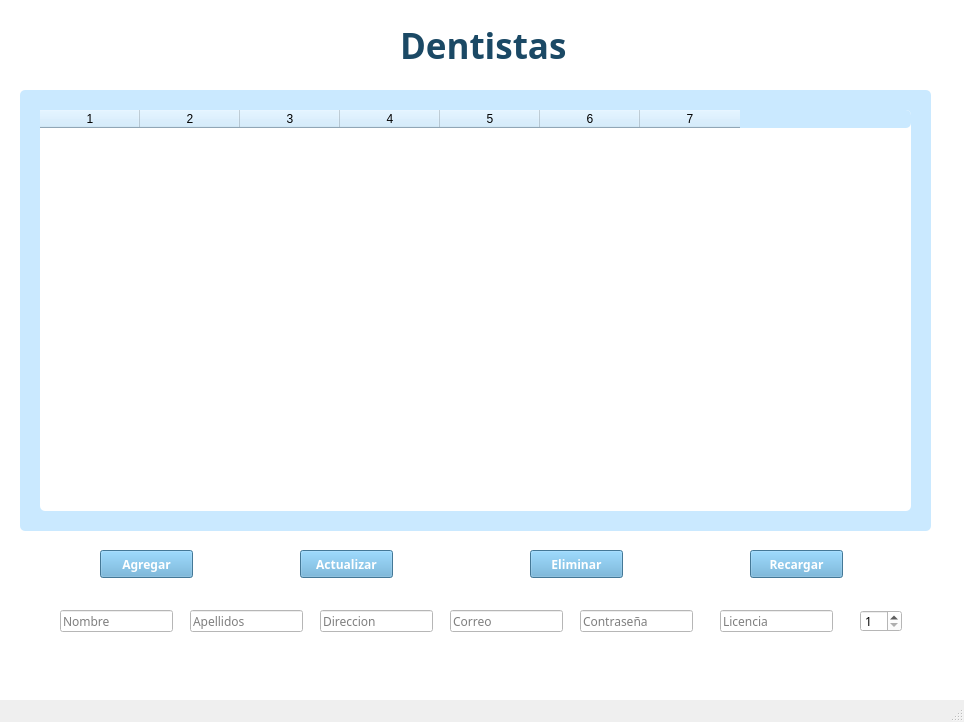
<?xml version="1.0" encoding="UTF-8"?>
<ui version="4.0">
 <class>MainWindow</class>
 <widget class="QMainWindow" name="MainWindow">
  <property name="geometry">
   <rect>
    <x>0</x>
    <y>0</y>
    <width>964</width>
    <height>722</height>
   </rect>
  </property>
  <property name="font">
   <font>
    <family>Century Gothic</family>
   </font>
  </property>
  <property name="windowTitle">
   <string>Gestion de Dentistas</string>
  </property>
  <property name="autoFillBackground">
   <bool>true</bool>
  </property>
  <property name="tabShape">
   <enum>QTabWidget::Rounded</enum>
  </property>
  <widget class="QWidget" name="centralwidget">
   <property name="styleSheet">
    <string notr="true">background-color: white;</string>
   </property>
   <widget class="QFrame" name="frame_table">
    <property name="geometry">
     <rect>
      <x>20</x>
      <y>90</y>
      <width>911</width>
      <height>441</height>
     </rect>
    </property>
    <property name="styleSheet">
     <string notr="true">background-color: #CAE9FF; border-radius: 5px;</string>
    </property>
    <property name="frameShape">
     <enum>QFrame::StyledPanel</enum>
    </property>
    <property name="frameShadow">
     <enum>QFrame::Raised</enum>
    </property>
    <widget class="QTableWidget" name="tableWidget">
     <property name="geometry">
      <rect>
       <x>20</x>
       <y>20</y>
       <width>871</width>
       <height>401</height>
      </rect>
     </property>
     <property name="palette">
      <palette>
       <active>
        <colorrole role="Button">
         <brush brushstyle="SolidPattern">
          <color alpha="255">
           <red>255</red>
           <green>255</green>
           <blue>255</blue>
          </color>
         </brush>
        </colorrole>
        <colorrole role="Base">
         <brush brushstyle="SolidPattern">
          <color alpha="255">
           <red>255</red>
           <green>255</green>
           <blue>255</blue>
          </color>
         </brush>
        </colorrole>
        <colorrole role="Window">
         <brush brushstyle="SolidPattern">
          <color alpha="255">
           <red>255</red>
           <green>255</green>
           <blue>255</blue>
          </color>
         </brush>
        </colorrole>
       </active>
       <inactive>
        <colorrole role="Button">
         <brush brushstyle="SolidPattern">
          <color alpha="255">
           <red>255</red>
           <green>255</green>
           <blue>255</blue>
          </color>
         </brush>
        </colorrole>
        <colorrole role="Base">
         <brush brushstyle="SolidPattern">
          <color alpha="255">
           <red>255</red>
           <green>255</green>
           <blue>255</blue>
          </color>
         </brush>
        </colorrole>
        <colorrole role="Window">
         <brush brushstyle="SolidPattern">
          <color alpha="255">
           <red>255</red>
           <green>255</green>
           <blue>255</blue>
          </color>
         </brush>
        </colorrole>
       </inactive>
       <disabled>
        <colorrole role="Button">
         <brush brushstyle="SolidPattern">
          <color alpha="255">
           <red>255</red>
           <green>255</green>
           <blue>255</blue>
          </color>
         </brush>
        </colorrole>
        <colorrole role="Base">
         <brush brushstyle="SolidPattern">
          <color alpha="255">
           <red>255</red>
           <green>255</green>
           <blue>255</blue>
          </color>
         </brush>
        </colorrole>
        <colorrole role="Window">
         <brush brushstyle="SolidPattern">
          <color alpha="255">
           <red>255</red>
           <green>255</green>
           <blue>255</blue>
          </color>
         </brush>
        </colorrole>
       </disabled>
      </palette>
     </property>
     <property name="font">
      <font>
       <family>Century Gothic</family>
       <pointsize>9</pointsize>
      </font>
     </property>
     <property name="styleSheet">
      <string notr="true">
       QTableWidget {
           background-color: white;
           border: none;
       }
      </string>
     </property>
     <property name="columnCount">
      <number>7</number>
     </property>
     <column/>
     <column/>
     <column/>
     <column/>
     <column/>
     <column/>
     <column/>
    </widget>
   </widget>
   <widget class="QPushButton" name="btn_add">
    <property name="geometry">
     <rect>
      <x>100</x>
      <y>550</y>
      <width>93</width>
      <height>28</height>
     </rect>
    </property>
    <property name="font">
     <font>
      <family>Century Gothic</family>
      <pointsize>9</pointsize>
      <weight>75</weight>
      <italic>false</italic>
      <bold>true</bold>
     </font>
    </property>
    <property name="styleSheet">
     <string notr="true">background-color: #5FA8D3; color: white;</string>
    </property>
    <property name="text">
     <string>Agregar</string>
    </property>
   </widget>
   <widget class="QPushButton" name="btn_update">
    <property name="geometry">
     <rect>
      <x>300</x>
      <y>550</y>
      <width>93</width>
      <height>28</height>
     </rect>
    </property>
    <property name="font">
     <font>
      <family>Century Gothic</family>
      <pointsize>9</pointsize>
      <weight>75</weight>
      <italic>false</italic>
      <bold>true</bold>
     </font>
    </property>
    <property name="styleSheet">
     <string notr="true">background-color: #5FA8D3; color: white;</string>
    </property>
    <property name="text">
     <string>Actualizar</string>
    </property>
   </widget>
   <widget class="QPushButton" name="btn_delete">
    <property name="geometry">
     <rect>
      <x>530</x>
      <y>550</y>
      <width>93</width>
      <height>28</height>
     </rect>
    </property>
    <property name="font">
     <font>
      <family>Century Gothic</family>
      <pointsize>9</pointsize>
      <weight>75</weight>
      <bold>true</bold>
     </font>
    </property>
    <property name="styleSheet">
     <string notr="true">background-color: #5FA8D3; color: white;</string>
    </property>
    <property name="text">
     <string>Eliminar</string>
    </property>
   </widget>
   <widget class="QPushButton" name="btn_refresh">
    <property name="geometry">
     <rect>
      <x>750</x>
      <y>550</y>
      <width>93</width>
      <height>28</height>
     </rect>
    </property>
    <property name="font">
     <font>
      <family>Century Gothic</family>
      <pointsize>9</pointsize>
      <weight>75</weight>
      <bold>true</bold>
     </font>
    </property>
    <property name="styleSheet">
     <string notr="true">background-color:#5FA8D3; color: white;</string>
    </property>
    <property name="text">
     <string>Recargar</string>
    </property>
   </widget>
   <widget class="QLabel" name="label">
    <property name="geometry">
     <rect>
      <x>400</x>
      <y>20</y>
      <width>241</width>
      <height>51</height>
     </rect>
    </property>
    <property name="font">
     <font>
      <family>Century Gothic</family>
      <pointsize>26</pointsize>
      <weight>75</weight>
      <italic>false</italic>
      <bold>true</bold>
     </font>
    </property>
    <property name="styleSheet">
     <string notr="true"> color: #1B4965</string>
    </property>
    <property name="frameShape">
     <enum>QFrame::NoFrame</enum>
    </property>
    <property name="frameShadow">
     <enum>QFrame::Plain</enum>
    </property>
    <property name="text">
     <string>Dentistas</string>
    </property>
    <property name="textFormat">
     <enum>Qt::PlainText</enum>
    </property>
    <property name="scaledContents">
     <bool>false</bool>
    </property>
    <property name="wordWrap">
     <bool>false</bool>
    </property>
   </widget>
   <widget class="QLineEdit" name="lineEdit_apellido">
    <property name="geometry">
     <rect>
      <x>190</x>
      <y>610</y>
      <width>113</width>
      <height>22</height>
     </rect>
    </property>
    <property name="placeholderText">
     <string>Apellidos</string>
    </property>
   </widget>
   <widget class="QSpinBox" name="spinBox_edad">
    <property name="geometry">
     <rect>
      <x>860</x>
      <y>610</y>
      <width>42</width>
      <height>22</height>
     </rect>
    </property>
    <property name="minimum">
     <number>1</number>
    </property>
   </widget>
   <widget class="QLineEdit" name="lineEdit_nombre">
    <property name="geometry">
     <rect>
      <x>60</x>
      <y>610</y>
      <width>113</width>
      <height>22</height>
     </rect>
    </property>
    <property name="placeholderText">
     <string>Nombre</string>
    </property>
   </widget>
   <widget class="QLineEdit" name="lineEdit_direccion">
    <property name="geometry">
     <rect>
      <x>320</x>
      <y>610</y>
      <width>113</width>
      <height>22</height>
     </rect>
    </property>
    <property name="placeholderText">
     <string>Direccion</string>
    </property>
   </widget>
   <widget class="QLineEdit" name="lineEdit_email">
    <property name="geometry">
     <rect>
      <x>450</x>
      <y>610</y>
      <width>113</width>
      <height>22</height>
     </rect>
    </property>
    <property name="placeholderText">
     <string>Correo</string>
    </property>
   </widget>
   <widget class="QLineEdit" name="lineEdit_contra">
    <property name="geometry">
     <rect>
      <x>580</x>
      <y>610</y>
      <width>113</width>
      <height>22</height>
     </rect>
    </property>
    <property name="placeholderText">
     <string>Contraseña</string>
    </property>
   </widget>
   <widget class="QLineEdit" name="lineEdit_licencia">
    <property name="geometry">
     <rect>
      <x>720</x>
      <y>610</y>
      <width>113</width>
      <height>22</height>
     </rect>
    </property>
    <property name="placeholderText">
     <string>Licencia</string>
    </property>
   </widget>
  </widget>
  <widget class="QMenuBar" name="menubar">
   <property name="geometry">
    <rect>
     <x>0</x>
     <y>0</y>
     <width>964</width>
     <height>26</height>
    </rect>
   </property>
  </widget>
  <widget class="QStatusBar" name="statusbar"/>
 </widget>
 <resources/>
 <connections/>
</ui>
